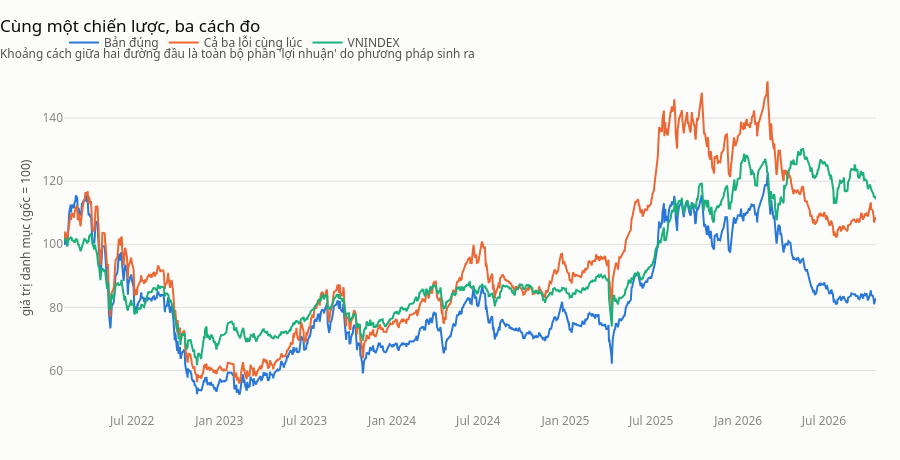

Notebook code for this chart:
### Code cell
von_loi = (1 + tat_ca_loi["loi_suat"]).cumprod() * 100

ba_duong = pd.concat(
    [
        pd.DataFrame({"date": von_cl.index, "von": von_cl.values, "duong": "Bản đúng"}),
        pd.DataFrame({"date": von_loi.index, "von": von_loi.values, "duong": "Cả ba lỗi cùng lúc"}),
        pd.DataFrame({"date": von_chuan.index, "von": von_chuan.values, "duong": "VNINDEX"}),
    ]
)

duong(
    ba_duong,
    x="date",
    y="von",
    theo="duong",
    tieu_de="Cùng một chiến lược, ba cách đo",
    phu_de="Khoảng cách giữa hai đường đầu là toàn bộ phần 'lợi nhuận' do phương pháp sinh ra",
    nhan_y="giá trị danh mục (gốc = 100)",
)

### Figure 1 — Plotly figure (JSON) as saved in the notebook; plotly's stock layout.template omitted (floating-point values rounded to 4 significant figures; data arrays with more than 128 entries replaced by an {"elided": "..."} marker saying what was removed)
{"data": [{"hovertemplate": "%{y:,.2f}<extra>%{fullData.name}</extra>", "line": {"color": "#2a78d6", "width": 2}, "mode": "lines", "name": "Bản đúng", "type": "scatter", "x": {"elided": "1173 str values"}, "y": {"elided": "1173 float values"}}, {"hovertemplate": "%{y:,.2f}<extra>%{fullData.name}</extra>", "line": {"color": "#eb6834", "width": 2}, "mode": "lines", "name": "Cả ba lỗi cùng lúc", "type": "scatter", "x": {"elided": "1173 str values"}, "y": {"elided": "1173 float values"}}, {"hovertemplate": "%{y:,.2f}<extra>%{fullData.name}</extra>", "line": {"color": "#1baf7a", "width": 2}, "mode": "lines", "name": "VNINDEX", "type": "scatter", "x": {"elided": "1173 str values"}, "y": {"elided": "1173 float values"}}], "layout": {"height": 460, "hovermode": "x unified", "showlegend": true, "title": {"text": "Cùng một chiến lược, ba cách đo<br><sub style='color:#52514e'>Khoảng cách giữa hai đường đầu là toàn bộ phần 'lợi nhuận' do phương pháp sinh ra</sub>"}, "yaxis": {"title": {"text": "giá trị danh mục (gốc = 100)"}}}}
